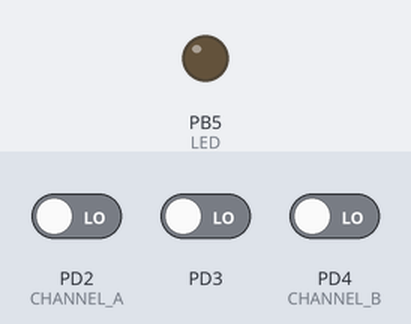
The program below on a simulated ATmega328P, built with avr-gcc and emulated at 16 MHz (the files do not name the chip). On the bench: output pins drawn as LEDs (lit = HIGH). Inputs (shaded band) come from the test bench; at power-on: PD2 (CHANNEL_A) LOW, PD3 LOW, PD4 (CHANNEL_B) LOW.

Above: at 1.2 s.
1.3 s: PD2 (CHANNEL_A) driven HIGH
At 2.2 s:
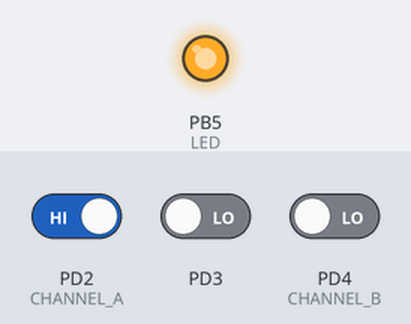
Timing chart, 0 to 4.3 s (numbered marks = the images above; inputs shaded):
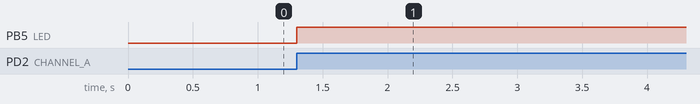

Measured:
- after the input at 1.3 s, PB5 (LED): LOW → HIGH at once

The program:

main.c
```c
#ifndef F_CPU
#define F_CPU 16000000UL // 16 MHz clock speed
#endif

#include<avr/io.h>
#include<util/delay.h>
#include<avr/interrupt.h>

#define delay_ms_1Mhz(x) (_delay_ms(x))   // Delay when prescaller set to 8x
#define delay_ms_16Mhz(x) (_delay_ms(x*16)) // Delay when prescaller set to 1x so we need to burn 8x as many cycles

#define CHANNEL_A PD2 // interrupt 0
#define CHANNEL_B PD4 //
#define LED		  PB5

//#define SENSOR PD3
volatile uint8_t pulseCount = 0;
volatile uint8_t dir = 0; // 0 - right, 1 - left


int main()
{
	DDRB = 0x00;
	DDRD = 0x00;
	DDRB |=  (1<<LED);
	DDRD &=~ (1<<CHANNEL_A)|(1<<CHANNEL_B);

	EIMSK = 0b00000011;

	// ------------------------EICRA-----------------------------
	// BIT 7 ---- 6 ---- 5 ---- 4 ---- 3 ---- 2 ---- 1 ---- 0 ---
	// --- - ---- - ---- - ---- - ---ISC11--ISC10--ISC01--ISC00 -
	// ------------------------------INTEREUPT 1---INTERRUPT 0---
	//EICRA = 0b00000101; // Logical change
	EICRA = 0b00001111; // Rising edge

	sei();
	while(1)
	{

	}
}
ISR(INT0_vect)
{
	if(!(PIND & (1<<CHANNEL_B))) {
		PORTB |= (1<<LED);
		dir = 0;
	}else {
		PORTB &=~ (1<<LED);
		dir = 1;
	}
}
```
